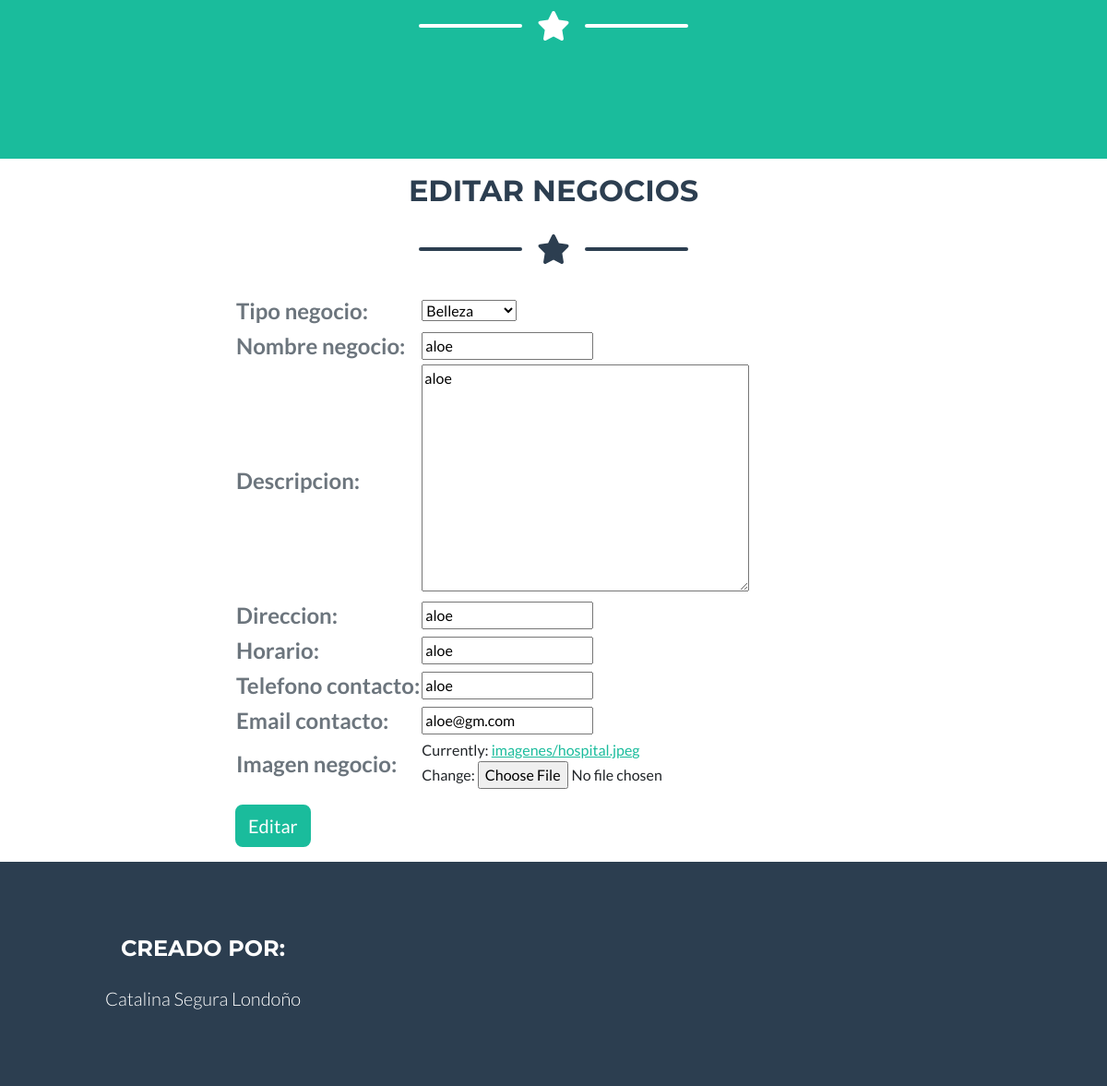
Before: /AppDirectorio/editarNegocio/3/ (lower part) with the older database file.
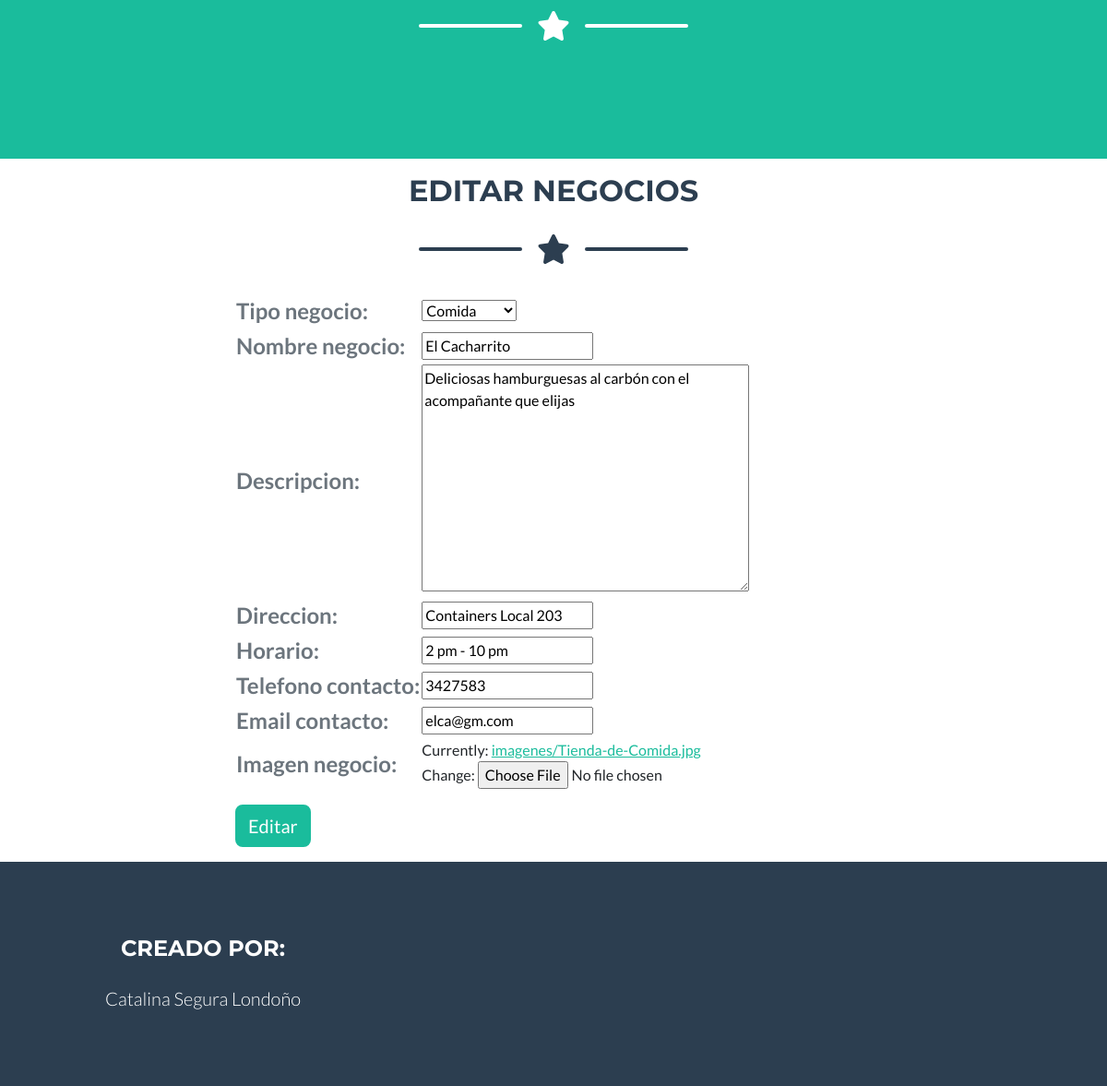
After: the same page with the newer database file.
### AppDirectorio/models.py (models this page shows, shortened)
class Negocio(models.Model):
    tipo_negocio_opciones = (
    ('ropa','Ropa'),
    ('detalles', 'Detalles'),
    ('salud','Salud'),
    ('automotriz','Automotriz'),
    ('comida','Comida'),
    ('belleza','Belleza'),
    ('otro', 'Otro'),
    )
    usuario = models.ForeignKey(User, on_delete=models.CASCADE, null=True, blank=True)
    tipo_negocio = models.CharField(max_length=15, choices=tipo_negocio_opciones, default='otro')
    nombre_negocio = models.CharField(max_length=100)
    descripcion = models.TextField()
    direccion = models.CharField(max_length=250)
    horario = models.CharField(max_length=100)
    telefono_contacto = models.CharField(max_length=200)
    email_contacto = models.EmailField()
    fecha_publicacion = models.DateField(auto_now_add=True)
    imagen_negocio = models.ImageField(upload_to="imagenes/")

### AppDirectorio/views.py (the view)
# urls.py: path('editarNegocio/<int:pk>/', views.NegocioEdicion.as_view(), name='Editar Negocio'),
class NegocioEdicion(UpdateView):
    model = Negocio
    success_url = reverse_lazy('Inicio')
    template_name = 'editar_negocio.html'
    fields = ['tipo_negocio', 'nombre_negocio', 'descripcion', 'direccion', 'horario','telefono_contacto', 'email_contacto', 'imagen_negocio']

### AppDirectorio/templates/editar_negocio.html (shortened to what this page needs)
{% extends "padre.html" %}
{% load static %}
{% block contenidoQueCambia %}
    <div class="row justify-content-center">
        <div class="col-lg-8 col-xl-7">
            <h2 class="page-section-heading text-center text-uppercase text-secondary mb-0 mt-3">Editar Negocios</h2>
            <div class="divider-custom">
                <div class="divider-custom-line"></div>
                <div class="divider-custom-icon"><i class="fas fa-star"></i></div>
                <div class="divider-custom-line"></div>
            </div>
            <form action="" method="POST" enctype="multipart/form-data">{% csrf_token %}
                <table class="form-floating mb-3">
                    {{form.as_table}}
                </table>
                <input class="btn btn-primary btn-xl" type="submit" value="Editar">
            </form>
        </div>
    </div>
{% endblock %}

Changed rows visible on the page:
changed Negocio: tipo_negocio "Belleza" → "Comida"; nombre_negocio "aloe" → "El Cacharrito"; descripcion "aloe" → "Deliciosas hamburguesas al carbón con el acompañante que elijas"; direccion "aloe" → "Containers Local 203"; horario "aloe" → "2 pm - 10 pm"; telefono_contacto "aloe" → "3427583"; email_contacto "aloe@gm.com" → "elca@gm.com"
Other visible differences:
text no longer shown: "Tipo negocio: Nombre negocio: Descripcion: Direccion: Horario: Telefono contacto: Email contacto: Imagen negocio: Currently: imagenes/hospital.jpeg Change:"
text now shown: "Tipo negocio: Nombre negocio: Descripcion: Direccion: Horario: Telefono contacto: Email contacto: Imagen negocio: Currently: imagenes/Tienda-de-Comida.jpg Change:"
